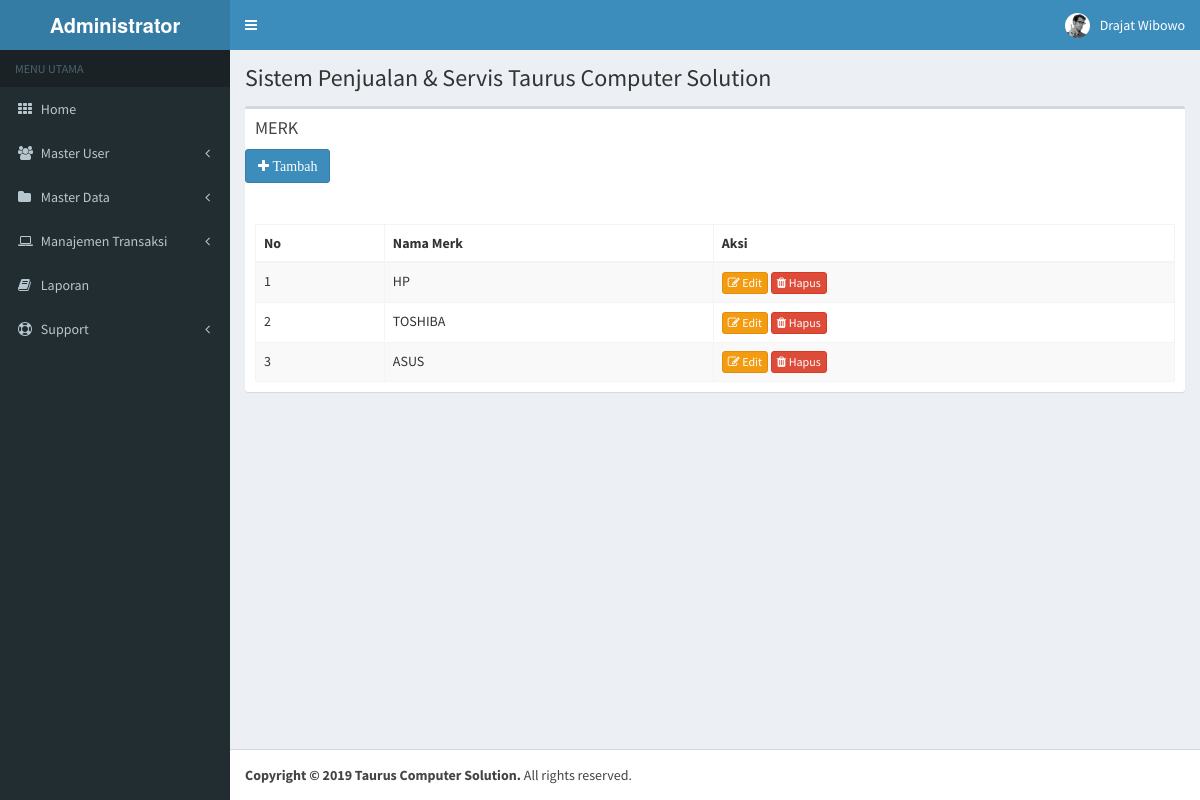
Screenshot of /admin/media.php?module=merk (signed in) with the database file from the repository.
### tables this page shows
CREATE TABLE `merk` (
  `id_merk` int(5) NOT NULL,
  `nama_merk` varchar(50) NOT NULL
);

### admin/modul/mod_merk/merk.php (the view, shortened to what this page needs)
<?php
$aksi="modul/mod_merk/aksi_merk.php";
switch($_GET[act]){
  default:
    echo "<div class='col-xs-12'>
        <div class='box'>
            <div class='box-header'>
              <h3 class='box-title'>MERK</h3>
            </div>
			<button type=button class='btn btn-primary' onclick=\"window.location.href='?module=merk&act=tambahmerk';\"><i class='fa fa-plus'> Tambah</i></button>
							<p>
            <div class='box-body'>
			<div class='box-body table-responsive no-padding'>
              <table id='example1' class='table table-bordered table-striped'>
  <div class='panel-heading'>
	<thead>
          <tr><th>No</th><th>Nama Merk</th><th>Aksi</th></tr>
		  <tbody>";
    $tampil=mysql_query("SELECT * FROM merk ORDER BY id_merk DESC");
    $no=1;
    while ($r=mysql_fetch_array($tampil)){
       echo "<tr><td>$no</td>
             <td>$r[nama_merk]</td>
             <td><a href=?module=merk&act=editmerk&id=$r[id_merk] class='btn btn-warning btn-xs' title='Edit'><i class='fa fa-edit'></i> Edit</a>
	               <a href=$aksi?module=merk&act=hapus&id=$r[id_merk] class='btn btn-danger btn-xs' title='Hapus' onClick=\"return confirm('Apakah Anda Yakin Untuk Menghapus Data Ini ?')\"><i class='fa fa-trash'></i> Hapus</a>
             </td></tr>";
      $no++;
    }
    echo "</tbody></table></div>
	       </div>
          </div>
        </div>";
    break;
}
?>

### rows the page displays
merk: nama_merk "HP"
merk: nama_merk "TOSHIBA"
merk: nama_merk "ASUS"

### other values shown
$_SESSION[namalengkap] "Drajat Wibowo"
